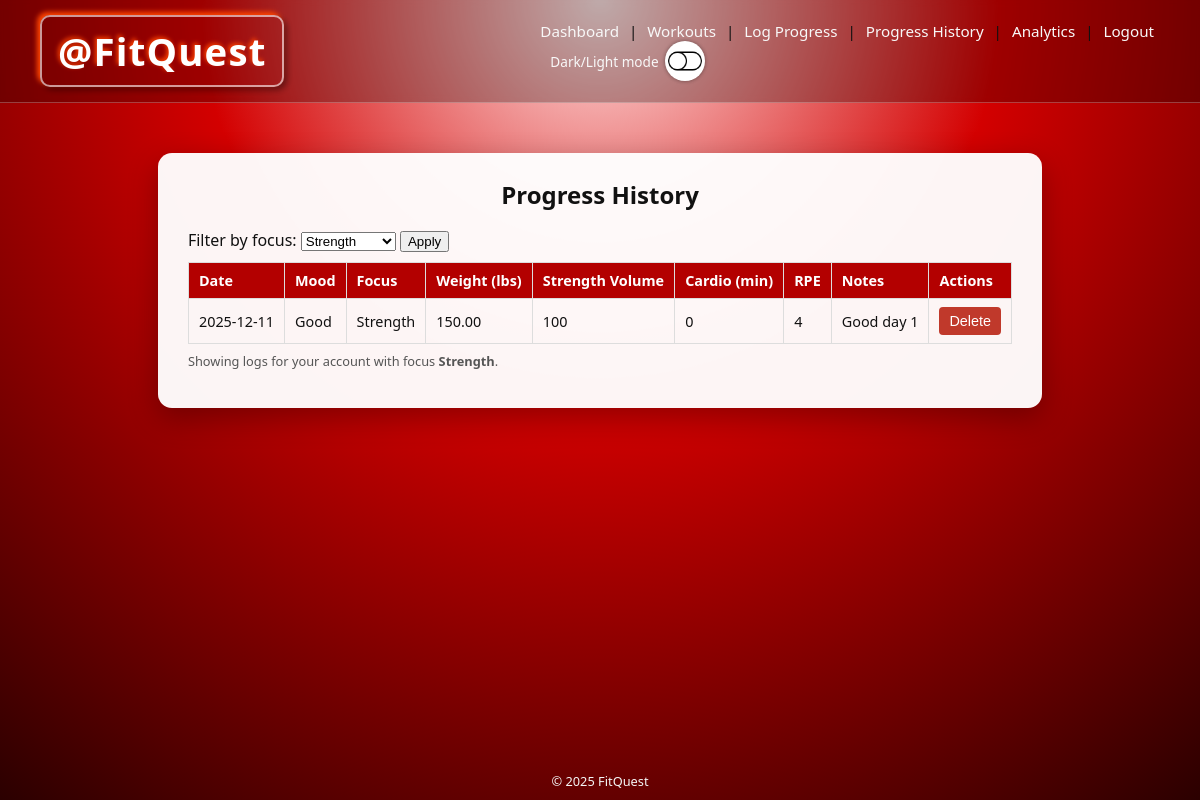
Screenshot of /progress_list.php?focus=Strength (signed in) with the database file from the repository.
### tables this page shows
CREATE TABLE IF NOT EXISTS `progress_logs` (
  `log_id` int NOT NULL AUTO_INCREMENT,
  `user_id` int NOT NULL,
  `log_date` date NOT NULL,
  `mood` varchar(20) NOT NULL,
  `focus` varchar(20) NOT NULL,
  `weight_lb` decimal(5,2) NOT NULL,
  `strength_volume` int NOT NULL,
  `cardio_minutes` int NOT NULL,
  `rpe` tinyint NOT NULL,
  `notes` text NOT NULL,
  `created_at` datetime NOT NULL DEFAULT CURRENT_TIMESTAMP,
  PRIMARY KEY (`log_id`),
  KEY `user_id` (`user_id`)
);

### includes/auth.php (called while the page is built, shortened)
<?php
function current_user_id() {
    return $_SESSION['user_id'] ?? null;
}

### progress_list.php (the view, shortened to what this page needs)
<?php
require_once 'config/db.php';
require_once 'includes/auth.php';
$user_id = current_user_id();
$selected_focus = $_GET['focus'] ?? 'All';
$sql = "SELECT
            log_id,            -- <== PK, used for delete (change if needed)
            log_date,
            mood,
            focus,
            weight_lb,
            strength_volume,
            cardio_minutes,
            rpe,
            notes
        FROM progress_logs
        WHERE user_id = ?";
$params = [$user_id];
$types  = "i";
if ($selected_focus !== "All" && $selected_focus !== "") {
    $sql .= " AND focus = ?";
    $params[] = $selected_focus;
    $types   .= "s";
}
$sql .= " ORDER BY log_date DESC, created_at DESC";
$stmt = $mysqli->prepare($sql);
$stmt->bind_param($types, ...$params);
$stmt->execute();
$result = $stmt->get_result();
include 'includes/header.php';
?>
<div class="page-card wide">
    <h2>Progress History</h2>
    <form method="GET" action="progress_list.php" style="margin-bottom: 10px;">
        <label for="focus">Filter by focus: </label>
        <select name="focus" id="focus">
            <option value="Strength"    <?php if ($selected_focus === "Strength")    echo "selected"; ?>>Strength</option>
        </select>
        <button type="submit">Apply</button>
    </form>
    <?php if ($result->num_rows === 0): ?>
        <p>No progress logs found yet.</p>
    <?php else: ?>
        <table class="data-table">
            <thead>
                <tr>
                    <th>Date</th>
                    <th>Mood</th>
                    <th>Focus</th>
                    <th>Weight (lbs)</th>
                    <th>Strength Volume</th>
                    <th>Cardio (min)</th>
                    <th>RPE</th>
                    <th>Notes</th>
                    <th>Actions</th>
                </tr>
            </thead>
            <tbody>
                <?php while ($row = $result->fetch_assoc()): ?>
                    <tr>
                        <td><?php echo htmlspecialchars($row['log_date']); ?></td>
                        <td><?php echo htmlspecialchars($row['mood']); ?></td>
                        <td><?php echo htmlspecialchars($row['focus']); ?></td>
                        <td><?php echo htmlspecialchars(number_format($row['weight_lb'], 2)); ?></td>
                        <td><?php echo htmlspecialchars($row['strength_volume']); ?></td>
                        <td><?php echo htmlspecialchars($row['cardio_minutes']); ?></td>
                        <td><?php echo htmlspecialchars($row['rpe']); ?></td>
                        <td><?php echo nl2br(htmlspecialchars($row['notes'])); ?></td>
                        <td>
                            <form method="post" style="display:inline;"
                                  onsubmit="return confirm('Delete this progress entry?');">
                                <button type="submit" class="btn-danger">Delete</button>
                            </form>
                        </td>
                    </tr>
                <?php endwhile; ?>
            </tbody>
        </table>
    <?php endif; ?>
    <p class="card-note">
        Showing logs for your account<?php
            if ($selected_focus !== "All" && $selected_focus !== "") {
                echo " with focus <strong>" . htmlspecialchars($selected_focus) . "</strong>";
            }
        ?>.
    </p>
</div>
<?php
include 'includes/footer.php';
?>

### css/styles.css (style rules this page uses)
* { box-sizing: border-box; }
body { margin: 0; min-height: 100vh; font-family: "Segoe UI", Tahoma, Geneva, Verdana, sans-serif; background: radial-gradient(circle at top, #ffe3e3 0, #d30000 40%, #2b0000 100%); color: #111; display: flex; flex-direction: column; }
.page-card { margin: 30px auto; max-width: 520px; padding: 25px 30px; background: rgba(255, 255, 255, 0.96); border-radius: 14px; box-shadow: 0 10px 30px rgba(0,0,0,0.30); }
.page-card.wide { max-width: 900px; }
.page-card h2 { margin-top: 0; text-align: center; margin-bottom: 18px; }
.data-table { width: 100%; border-collapse: collapse; font-size: 0.9rem; margin-top: 10px; }
.data-table th, .data-table td { padding: 8px 10px; border: 1px solid #ddd; text-align: left; }
.data-table th { background: #b30000; color: #fff; position: sticky; top: 0; }
.card-note { font-size: 0.8rem; color: #555; margin-top: 8px; }
.btn-danger { display: inline-block; background: #c0392b; color: #fff; border: none; padding: 6px 10px; border-radius: 4px; cursor: pointer; font-size: 0.9rem; }

### rows the page displays
progress_logs: log_date "2025-12-11", mood "Good", focus "Strength", weight_lb "150.00", strength_volume "100", cardio_minutes "0", rpe "4", notes "Good day 1"

### other values shown
$selected_focus "Strength"
